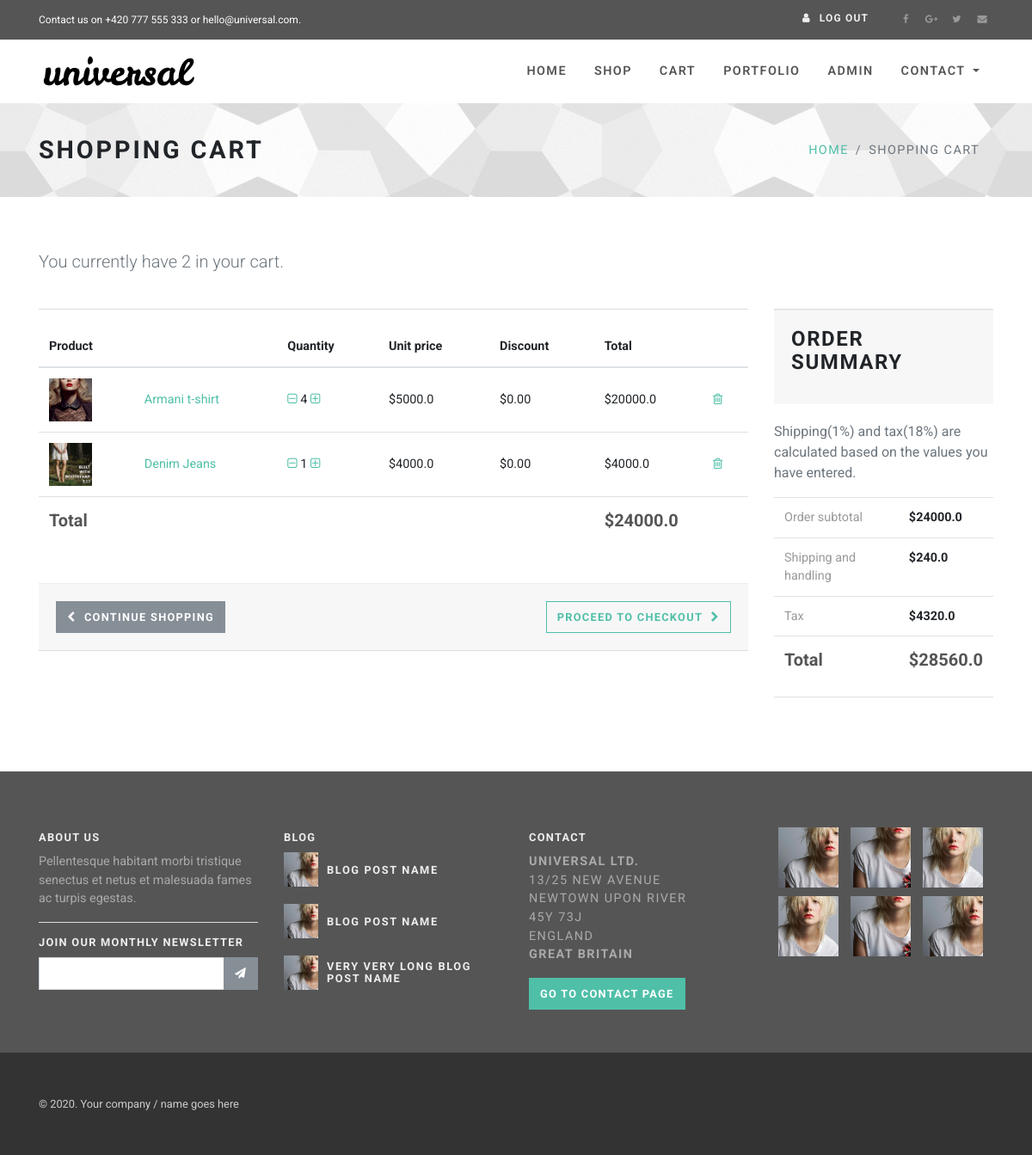
/cart/ (signed in), run on an earlier commit of the app's database.
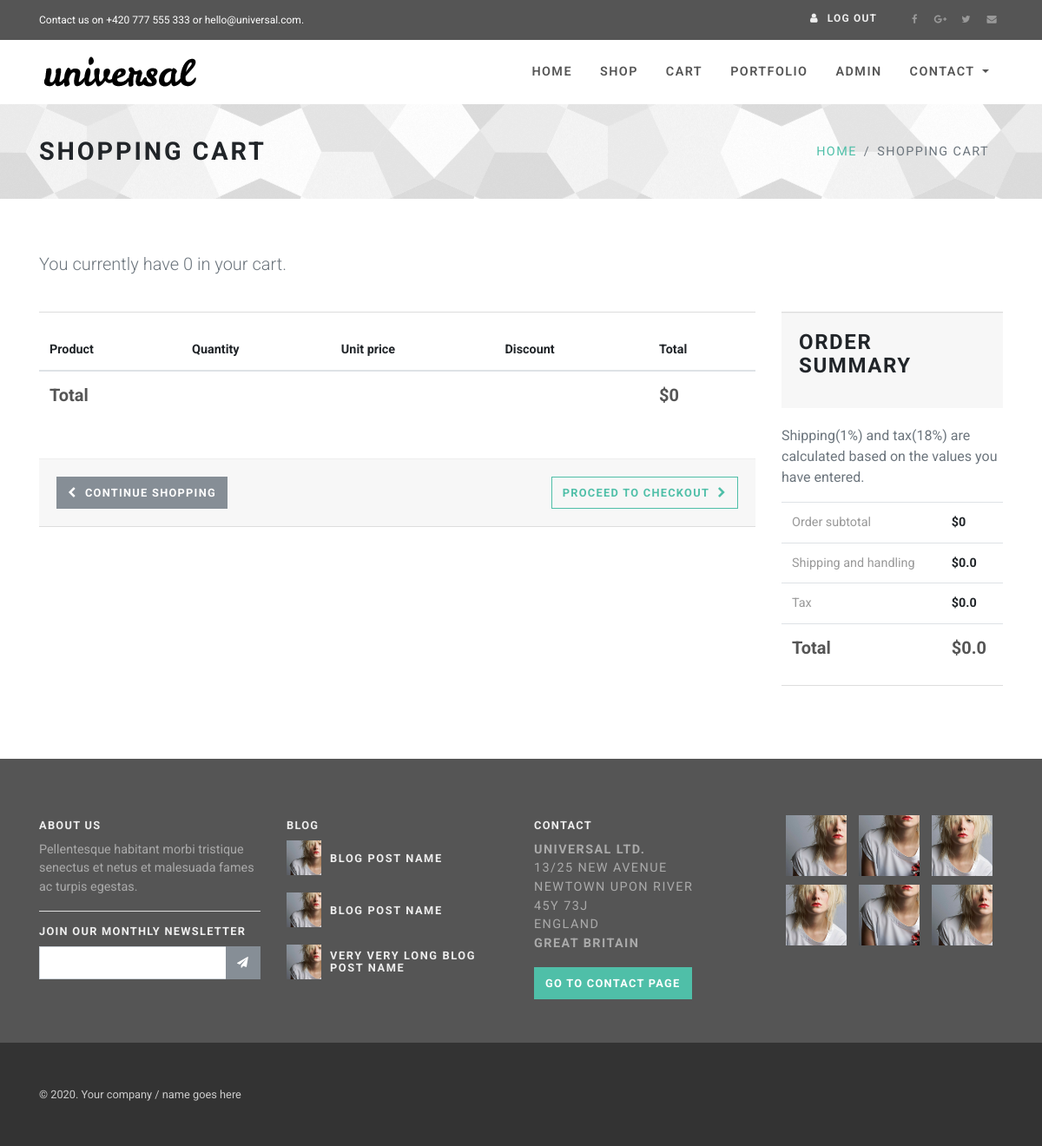
And on a later commit of the database.
### webapp/models.py (models this page shows, shortened)
class Order(models.Model):
    user = models.ForeignKey(settings.AUTH_USER_MODEL, on_delete=models.CASCADE)
    items = models.ManyToManyField(OrderItem)
    start_date = models.DateTimeField(auto_now_add=True)
    ordered_date = models.DateTimeField()
    ordered = models.BooleanField(default=False)
    billing_address = models.ForeignKey('billingAddress', on_delete=models.SET_NULL, blank=True, null=True)
    def total_price(self):
        total = 0
        for item in self.items.all():
            total += item.get_item_price()
        return total
    def get_after_ship_price(self):
        return self.total_price()+(self.total_price()*(0.01))
    def get_after_tax_price(self):
        return self.get_after_ship_price()+(self.total_price()*(0.18))
    def get_ship_price(self):
        return self.total_price()*(0.01)
    def get_tax_price(self):
        return self.total_price()*(0.18)

class OrderItem(models.Model):
    user = models.ForeignKey(settings.AUTH_USER_MODEL,
                             on_delete=models.CASCADE)
    ordered = models.BooleanField(default=False)
    item = models.ForeignKey(Item, on_delete=models.CASCADE)
    quantity = models.IntegerField(default=1)
    def get_item_price(self):
        return self.item.price*self.quantity

class Item(models.Model):
    item_name = models.CharField(max_length=100)
    overview = models.CharField(max_length=120)
    category = models.CharField(choices=Category_choices, max_length=2)
    label = models.CharField(choices=Label_choices, max_length=1)
    price = models.FloatField()
    description = models.TextField()
    thumbnail = models.ImageField()
    def __str__(self):
        return self.item_name

### webapp/views.py (the view)
# urls.py: path('cart/', cart, name='cart'),
def cart(requset):
    order = Order.objects.get(user=requset.user, ordered=False)
    context = {
        'order' : order
    }
    return render(requset, "shop-basket.html", context)

### templates/shop-basket.html (shortened to what the changed rows need)
{% extends 'base.html' %}
{% block content %}
{% load static %}
    <div id="all">
      <div id="heading-breadcrumbs">
        <div class="container">
          <div class="row d-flex align-items-center flex-wrap">
            <div class="col-md-7">
              <h1 class="h2">Shopping Cart</h1>
            </div>
          </div>
        </div>
      </div>
      <div id="content">
        <div class="container">
          <div class="row bar">
            <div class="col-lg-12">
              <p class="text-muted lead">You currently have {{ order.items.count }} in your cart.</p>
            </div>
            <div id="basket" class="col-lg-9">
              <div class="box mt-0 pb-0 no-horizontal-padding">
                <form method="get" action="shop-checkout1.html">
                  <div class="table-responsive">
                    <table class="table">
                      <thead>
                        <tr>
                          <th colspan="2">Product</th>
                          <th>Quantity</th>
                          <th>Unit price</th>
                          <th>Discount</th>
                          <th colspan="2">Total</th>
                        </tr>
                      </thead>
                      <tbody>
                        {% for items in order.items.all %}
                        <tr>
                          <td><a href="#"><img src="{{ items.item.thumbnail.url }}" alt="{{ items.item }}" class="img-fluid"></a></td>
                          <td><a href="#">{{ items.item }}</a></td>
                          <td>
                           <a href="{% url 'remove-single-item' id=items.item.id %}"><i class="fa fa-minus-square-o" aria-hidden="true"></i></a>
                            {{ items.quantity }}
                            <a href="{% url 'add-cart' id=items.item.id %}"><i class="fa fa-plus-square-o" aria-hidden="true"></i></a>
                          </td>
                          <td>${{ items.item.price }}</td>
                          <td>$0.00</td>
                          <td>${{ items.get_item_price }}</td>
                          <td><a href="{% url 'remove-item' id=items.item.id %}"> <i class="fa fa-trash-o"></i></a></td>
                        </tr>
                       {% endfor %}
                      </tbody>
                      <tfoot>
                        <tr>
                          <th colspan="5">Total</th>
                          <th colspan="2">${{ order.total_price }}</th>
                        </tr>
                      </tfoot>
                    </table>
                  </div>
                </form>
              </div>
            </div>
            <div class="col-lg-3">
              <div id="order-summary" class="box mt-0 mb-4 p-0">
                <div class="table-responsive">
                  <table class="table">
                    <tbody>
                      <tr>
                        <td>Order subtotal</td>
                        <th>${{ order.total_price }}</th>
                      </tr>
                      <tr>
                        <td>Shipping and handling</td>
                        <th>${{ order.get_ship_price }}</th>
                      </tr>
                      <tr>
                        <td>Tax</td>
                        <th>${{ order.get_tax_price }}</th>
                      </tr>
                      <tr class="total">
                        <td>Total</td>
                        <th>${{ order.get_after_tax_price }}</th>
                      </tr>
                    </tbody>
                  </table>
                </div>
              </div>
            </div>
          </div>
        </div>
      </div>
    </div>
{% endblock content %}

What changed in the data, as far as the page shows it:
no longer on this page (row edited): OrderItem: item.thumbnail (picture), item "Armani t-shirt", quantity "4", item.price "5000.0", get_item_price "20000.0"
no longer on this page (row edited): OrderItem: item.thumbnail (picture), item "Denim Jeans", quantity "1", item.price "4000.0", get_item_price "4000.0"
computed for Order: items.count "2" → "0"; total_price "24000.0" → "0"; get_ship_price "240.0" → "0.0"; get_tax_price "4320.0" → "0.0"; get_after_tax_price "28560.0" → "0.0"
